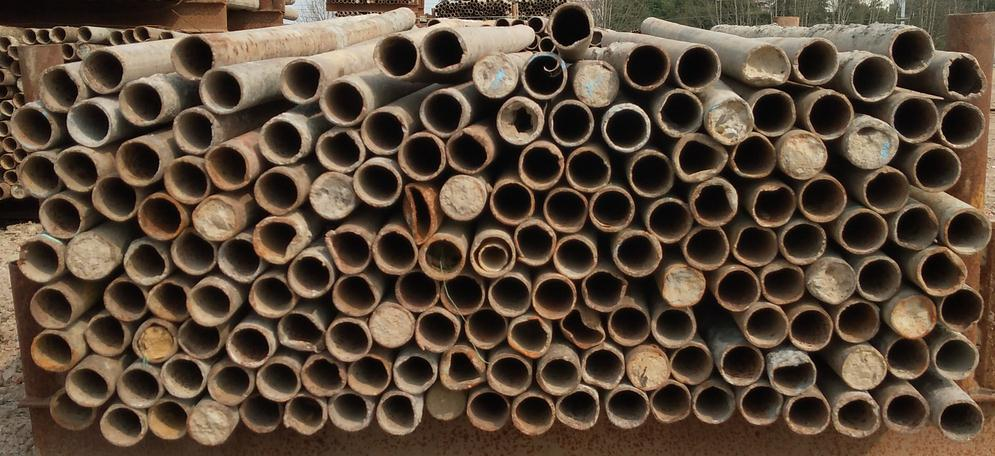
//> input picture 自然情况下 钢管计数/3.jpg, 995 x 456 px
$ ./main   (built with g++ and OpenCV 4)
//> lines starting //> are read from the running program, lines starting //| are printed output that depends on the picture; after the words box and inside, x2 and y2 are one past the last pixel; in counts of white or black regions, pixels touching at a corner belong together
#include<iostream>
#include<opencv2\opencv.hpp>

using namespace cv;
using namespace std;

Mat src, blur_img, graying, cannyimg;
//霍夫圆变换参数
int centerdist, cannyvalue, roundness, minradius, maxradius;

//滑动条回调函数
void on_centerdist(int,void*);
void on_cannyvalue(int, void*);
void on_roundness(int, void*);
void on_minradius(int, void*);
void on_maxradius(int, void*);

//储存圆轮廓
std::vector<Vec3f> circles;

int main()
{
	system("color 02");
	//霍夫圆变换的参数初始值
	centerdist = 10;
	cannyvalue = 100;
	roundness = 30;
	minradius = 15;
	maxradius = 50;

	namedWindow("canny", CV_WINDOW_AUTOSIZE);
	namedWindow("dst", CV_WINDOW_AUTOSIZE);

	//创建各个参数的滑动条
	createTrackbar("cannyvalue", "canny", &cannyvalue, 300, on_cannyvalue);
	on_cannyvalue(0, 0);

	createTrackbar("centerdist", "canny", &centerdist, 100, on_centerdist);
	on_centerdist(0, 0);

	createTrackbar("roundness", "canny", &roundness, 100, on_roundness);
	on_roundness(0, 0);

	createTrackbar("minradius", "canny", &minradius, 100, on_minradius);
	on_minradius(0, 0);

	createTrackbar("maxradius", "canny", &maxradius, 100, on_maxradius);
	on_maxradius(0, 0);


	waitKey();
	return 0;

}

void on_cannyvalue(int, void*)
{
	src = imread("3.jpg");
//> src is the input picture: 456 rows x 995 cols, CV_8UC3; mean B, G, R 57.9, 73.8, 90.8

	GaussianBlur(src, blur_img, Size(3, 3),0);

	//namedWindow("gauss",CV_WINDOW_AUTOSIZE);
	//imshow("gauss", blur_img);

	cvtColor(src, graying, CV_BGR2BGRA);

	Canny(graying, cannyimg, cannyvalue / 2, cannyvalue, 3);
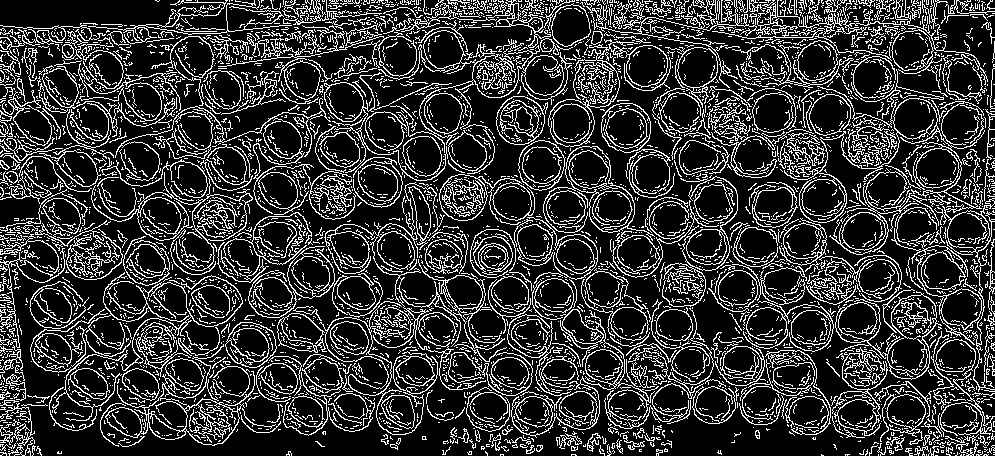
//> cannyimg: 456 rows x 995 cols, CV_8UC1; 20.7% white in thin lines or dots

	//imshow("canny", cannyimg);

	Mat element = getStructuringElement(MORPH_ELLIPSE, Size(3, 3));
	//膨胀
	morphologyEx(cannyimg, cannyimg, MORPH_DILATE, element);
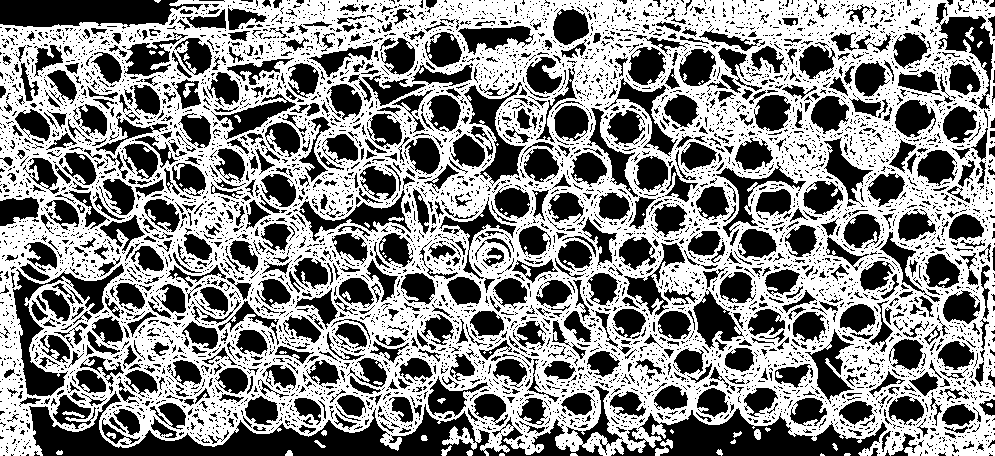
//> cannyimg: 456 rows x 995 cols, CV_8UC1; 53.8% white; 5949 black regions (5096 under 20 px), largest, box (x1, y1, x2, y2) and area: (29, 386, 623, 456) 12427, (611, 408, 887, 456) 6439, (0, 0, 203, 27) 4254

	imshow("canny", cannyimg);
}
void on_centerdist(int, void*)
{
	src = imread("3.jpg");
	//清空原来的轮廓
	circles.clear();

	//霍夫圆
	HoughCircles(cannyimg, circles, HOUGH_GRADIENT, 1, centerdist, cannyvalue, roundness, minradius, maxradius);
//> circles = 415 circles (x, y, radius), first 12: [369.5, 189.5, 49.4], [277.5, 167.5, 45], [245.5, 348.5, 49.4], [291.5, 174.5, 45], [166.5, 349.5, 49.4], [351.5, 133.5, 49.4], [156.5, 356.5, 49.4], [504.5, 298.5, 49.4], [183.5, 322.5, 49.4], [212.5, 366.5, 49.4], [411.5, 314.5, 49.4], [341.5, 104.5, 33.8]

	//画出找到的霍夫圆
	for (size_t i = 0; i < circles.size(); i++)
	{
		Point center(cvRound(circles[i][0]), cvRound(circles[i][1]));
		int radius = cvRound(circles[i][2]);

		circle(src, center, radius, Scalar(0, 0, 255), 2, 8, 0);
	}
//> this loop made 415 passes
//> (center, radius) on passes 1 to 3: (Point(370, 190), 49), (Point(278, 168), 45), (Point(246, 348), 49)
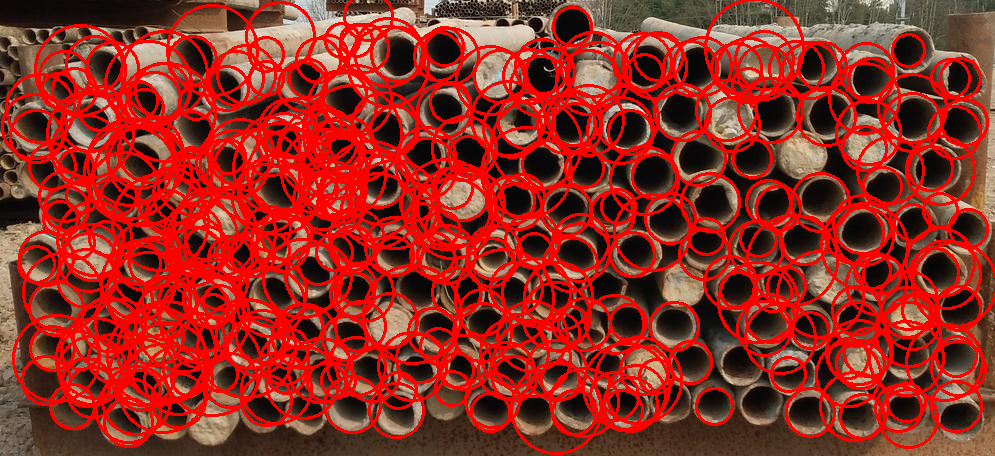
//> src: 456 rows x 995 cols, CV_8UC3; mean B, G, R 36, 45.8, 146.8

	putText(src, to_string((unsigned int)circles.size()), Point(1, 25), FONT_HERSHEY_COMPLEX, 1, Scalar(0, 0, 255), 2, 8);
	imshow("dst", src);
}
void on_roundness(int,void*)
{
	src = imread("3.jpg");
	circles.clear();
	// HoughCircles:第二个参数是每个圆由三个浮点数表示：圆心坐标(x,y)和半径.
	HoughCircles(cannyimg, circles, HOUGH_GRADIENT, 1, centerdist, cannyvalue, roundness, minradius, maxradius);
	for (size_t i = 0; i < circles.size(); i++)
	{
		Point center(cvRound(circles[i][0]), cvRound(circles[i][1]));

		int radius = cvRound(circles[i][2]);
		circle(src, center, radius, Scalar(0, 0, 255), 2, 8, 0);
	}
	putText(src, to_string((unsigned int)circles.size()), Point(1, 25), FONT_HERSHEY_COMPLEX, 1, Scalar(0, 255, 0), 2, 8);
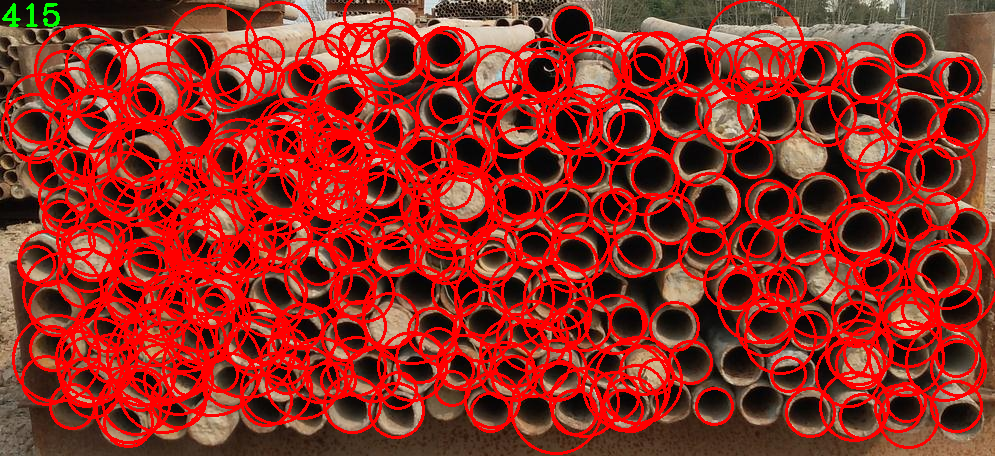
//> src: 456 rows x 995 cols, CV_8UC3; mean B, G, R 36, 46, 146.8
	imshow("dst", src);
}

void on_minradius(int, void*)
{
	src = imread("3.jpg");
	circles.clear();

	HoughCircles(cannyimg, circles, HOUGH_GRADIENT, 1, centerdist, cannyvalue, roundness, minradius, maxradius);
	for (size_t i = 0; i < circles.size(); i++)
	{
		Point center(cvRound(circles[i][0]), cvRound(circles[i][1]));

		int radius = cvRound(circles[i][2]);
		circle(src, center, radius, Scalar(0, 0, 255), 2, 8, 0);
	}
	putText(src, to_string((unsigned int)circles.size()), Point(1, 25), FONT_HERSHEY_COMPLEX, 1, Scalar(0, 255, 0), 2, 8);
	imshow("dst", src);
}

void on_maxradius(int, void*)
{
	src = imread("3.jpg");
	circles.clear();

	HoughCircles(cannyimg, circles, HOUGH_GRADIENT, 1, centerdist, cannyvalue, roundness, minradius, maxradius);
	for (size_t i = 0; i < circles.size(); i++)
	{
		Point center(cvRound(circles[i][0]), cvRound(circles[i][1]));

		int radius = cvRound(circles[i][2]);
		circle(src, center, radius, Scalar(0, 0, 255), 2, 8, 0);
	}
	putText(src, to_string((unsigned int)circles.size()), Point(1, 25), FONT_HERSHEY_COMPLEX, 1, Scalar(0, 255, 0), 2, 8);
	imshow("dst", src);
}
